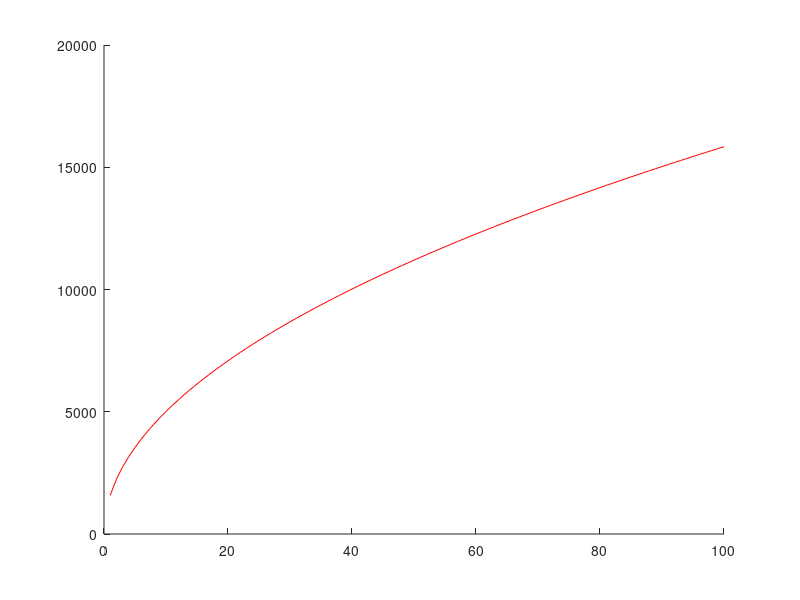

This figure's MATLAB source: (Note: this script raises an error after producing the figure.)
h = 0.23;
E = 1900;

amu = 1.66053886e-27;
e = 1.60217646e-19;

m = linspace(1,100);
t1 = 1e9 * sqrt( (2*h) .* (amu*m) / (e*E));
t2 = 1e9 * sqrt( (2*h) .* (amu*m) / (2*e*E));

plot(m, t1, '-r', m, t2, '-g', 'LineSmoothing', 'on');
legend('q = 1', 'q = 2', 'Location', 'SouthEast');
title('Time of Flight');
xlabel('Mass (amu)');
ylabel('Time (ns)');
set(gca,'Color',[0.39 0.47 0.64]);
grid on;